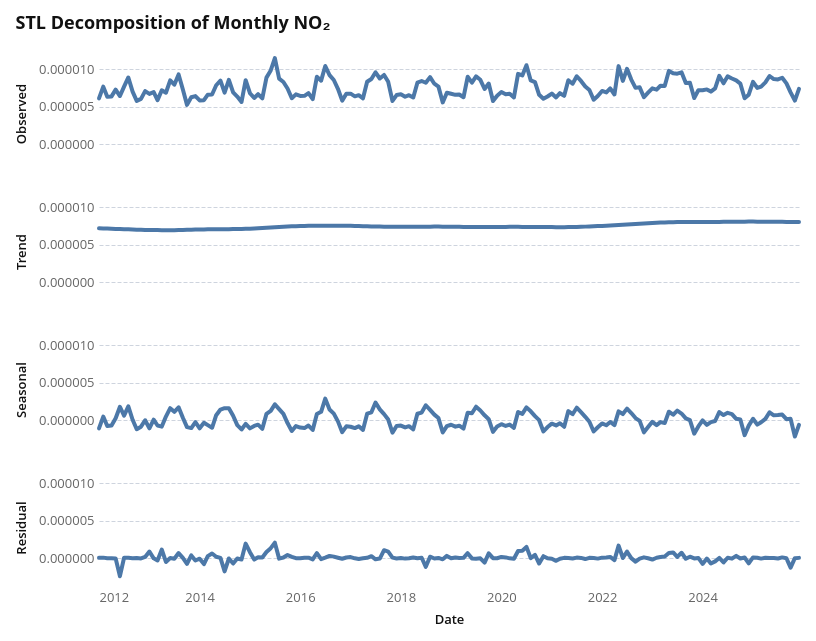

The code cell stored with this chart in its notebook:
### Code cell
no2_ts = no2_national.set_index("date")["no2_trop"].dropna()
no2_ts = no2_ts.asfreq("MS")

stl = STL(no2_ts, period=12, robust=True)
stl_result = stl.fit()

stl_df = pd.DataFrame(
    {
        "date": no2_ts.index,
        "Observed": stl_result.observed,
        "Trend": stl_result.trend,
        "Seasonal": stl_result.seasonal,
        "Residual": stl_result.resid,
    }
).melt(id_vars="date", var_name="component", value_name="value")

alt.Chart(stl_df).mark_line().encode(
    x=alt.X("date:T", title="Date"),
    y=alt.Y("value:Q", title=None, scale=alt.Scale(zero=False)),
    tooltip=[
        alt.Tooltip("date:T", format="%Y-%m"),
        alt.Tooltip("value:Q", format=".2e"),
    ],
).properties(width=700, height=120).facet(
    row=alt.Row(
        "component:N", title=None, sort=["Observed", "Trend", "Seasonal", "Residual"]
    ),
).properties(title="STL Decomposition of Monthly NO₂")

### Figure 1 — Vega-Lite specification as saved in the notebook (floating-point values rounded to 4 significant figures; data arrays with more than 128 entries replaced by an {"elided": "..."} marker saying what was removed)
{"config": {"background": "white", "padding": 15, "mark": {"tooltip": true}, "point": {"filled": true, "size": 60, "stroke": "white", "strokeWidth": 1}, "circle": {"filled": true, "stroke": "white", "strokeWidth": 1}, "square": {"filled": true, "stroke": "white", "strokeWidth": 1}, "line": {"strokeWidth": 4, "strokeCap": "round", "strokeJoin": "round"}, "bar": {"cornerRadiusEnd": 0}, "area": {"opacity": 0.7}, "arc": {"stroke": "white", "strokeWidth": 1}, "rect": {"stroke": "#8A969F", "strokeWidth": 0.5}, "geoshape": {"stroke": "#666666", "strokeWidth": 0.3, "strokeJoin": "round", "strokeCap": "round"}, "title": {"font": "Open Sans, sans-serif", "fontSize": 18, "fontWeight": 700, "lineHeight": 22, "color": "#111111", "anchor": "start", "offset": 21, "subtitleFont": "Open Sans, sans-serif", "subtitleFontSize": 15, "subtitleFontWeight": 400, "subtitleLineHeight": 18, "subtitleColor": "#666666", "subtitlePadding": 3}, "axis": {"domain": false, "grid": true, "gridColor": "#CED4DE", "gridDash": [4, 2], "gridWidth": 1, "labelFont": "Open Sans, sans-serif", "labelFontSize": 13, "labelFontWeight": 400, "labelColor": "#666666", "labelPadding": 3, "tickColor": "#CED4DE", "tickSize": 5, "tickCount": 5, "titleFont": "Open Sans, sans-serif", "titleFontSize": 13, "titleFontWeight": 600, "titleColor": "#111111", "titlePadding": 9}, "axisX": {"grid": false, "tickSize": 0, "labelAngle": 0}, "axisY": {"domain": false, "ticks": false, "gridColor": "#CED4DE", "gridDash": [4, 2], "gridWidth": 1}, "axisQuantitative": {"tickCount": 5}, "axisBand": {"labelPadding": 6, "tickSize": 0}, "axisTemporal": {"grid": false}, "legend": {"labelFont": "Open Sans, sans-serif", "labelFontSize": 13, "labelFontWeight": 600, "labelColor": "#111111", "titleFont": "Open Sans, sans-serif", "titleFontSize": 13, "titleFontWeight": 600, "titleColor": "#111111", "titlePadding": 3, "symbolSize": 196, "symbolStrokeWidth": 0, "padding": 15, "offset": 21, "columnPadding": 21, "orient": "bottom", "labelLimit": 200, "titleLimit": 200}, "view": {"stroke": null, "continuousWidth": 600, "continuousHeight": 400}, "range": {"category": ["#34A7F2", "#FF9800", "#664AB6", "#4EC2C0", "#F3578E", "#081079", "#0C7C68", "#AA0000", "#DDDA21"], "diverging": ["#920000", "#BD6126", "#E3A763", "#EFEFEF", "#80BDE7", "#3587C3", "#025288"], "heatmap": ["#E3F6FD", "#75CCEC", "#089BD4", "#0169A1", "#023B6F"], "ordinal": ["#E3F6FD", "#75CCEC", "#089BD4", "#0169A1", "#023B6F"], "ramp": ["#E3F6FD", "#75CCEC", "#089BD4", "#0169A1", "#023B6F"]}, "scale": {"bandPaddingInner": 0.2, "bandPaddingOuter": 0.1, "pointPadding": 0.5}, "header": {"labelFont": "Open Sans, sans-serif", "labelFontSize": 13, "labelFontWeight": 600, "labelColor": "#111111", "titleFont": "Open Sans, sans-serif", "titleFontSize": 15, "titleFontWeight": 600, "titleColor": "#111111"}, "concat": {"spacing": 18}, "facet": {"spacing": 18}, "selection": {"point": {"on": "click", "clear": "dblclick"}, "interval": {"mark": {"fill": "#0071BC", "fillOpacity": 0.15, "stroke": "#0071BC", "strokeWidth": 1}}}}, "data": {"name": "data-c913641b5faa7441ed153c3a0b5750a0"}, "facet": {"row": {"field": "component", "sort": ["Observed", "Trend", "Seasonal", "Residual"], "title": null, "type": "nominal"}}, "spec": {"mark": {"type": "line"}, "encoding": {"tooltip": [{"field": "date", "format": "%Y-%m", "type": "temporal"}, {"field": "value", "format": ".2e", "type": "quantitative"}], "x": {"field": "date", "title": "Date", "type": "temporal"}, "y": {"field": "value", "scale": {"zero": false}, "title": null, "type": "quantitative"}}, "height": 120, "width": 700}, "title": "STL Decomposition of Monthly NO₂", "$schema": "https://vega.github.io/schema/vega-lite/v6.1.0.json", "datasets": {"data-c913641b5faa7441ed153c3a0b5750a0": {"elided": "672 records"}}}
